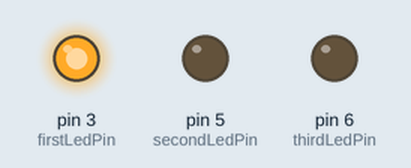
Simulated run of this sketch. Board: Arduino Uno, built with avr-gcc and run on an emulated ATmega328P. Parts: output pins drawn as LEDs (lit = HIGH).

Above: at 0.5 s.
At 2.5 s:
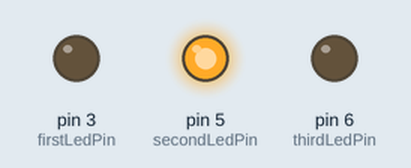
At 4.5 s:
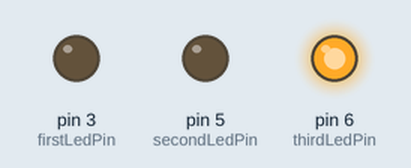
At 5.5 s:
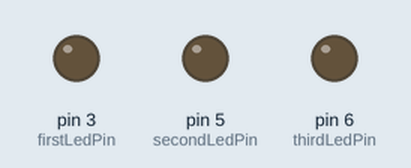
Timing chart, 0 to 7.8 s (numbered marks = the images above):
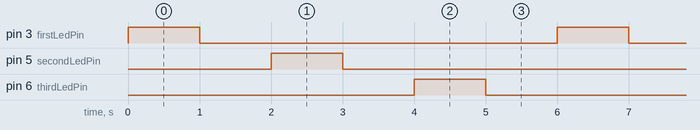

Measured:
- by itself, pin 3 (firstLedPin), pin 5 (secondLedPin), pin 6 (thirdLedPin): alternates HIGH for 1.0 s and LOW for 5.0 s
- by itself, everything shown: repeats every 6.0 s, in 6 steps

The sketch:

multiple_led_blinking.ino
```cpp
const int firstLedPin = 3;
const int secondLedPin = 5;           // choose the pin for each fo the leds
const int thirdLedPin = 6;
void setup() {
  pinMode(firstLedPin, OUTPUT);
  pinMode(secondLedPin, OUTPUT);      // declare led pin as output
  pinMode(thirdLedPin, OUTPUT);

}

void loop() {
  // flash each of the leds for 1000 milliseconds ( 1 second )
  blinkLED(firstLedPin, 1000);
  blinkLED(secondLedPin, 1000);
  blinkLED(thirdLedPin, 1000);

}
// blink the led on the given pin for the duration in milliseconds
void blinkLED(int pin, int duration)
{
  digitalWrite(pin, HIGH);
  delay(duration);          // turn the led on
  digitalWrite(pin, LOW);
  delay(duration);          // turn the led off
}
```
